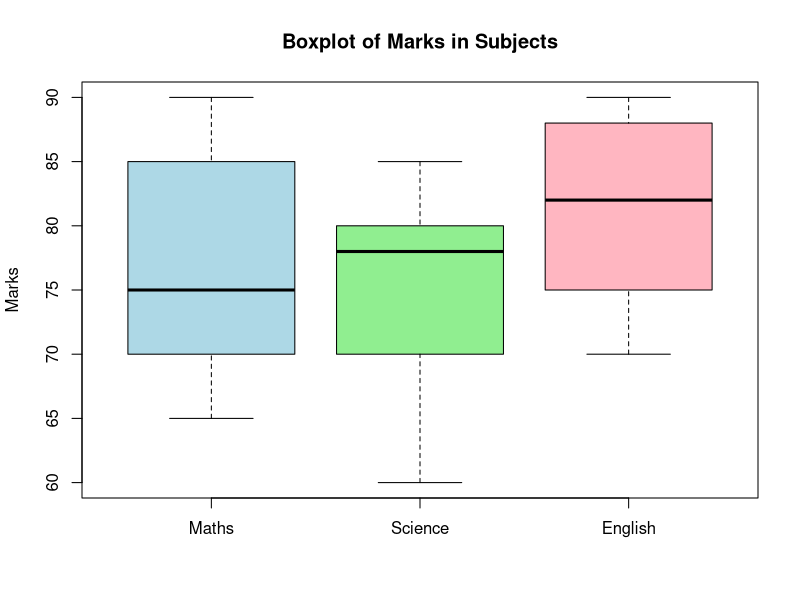

This figure's R source:
maths <- c(65, 70, 85, 90, 75)
science <- c(60, 80, 70, 85, 78)
english <- c(70, 75, 88, 90, 82)

data <- data.frame(Maths = maths, Science = science, English = english)

boxplot(data,
        main = "Boxplot of Marks in Subjects",
        ylab = "Marks",
        col = c("lightblue", "lightgreen", "lightpink"))
